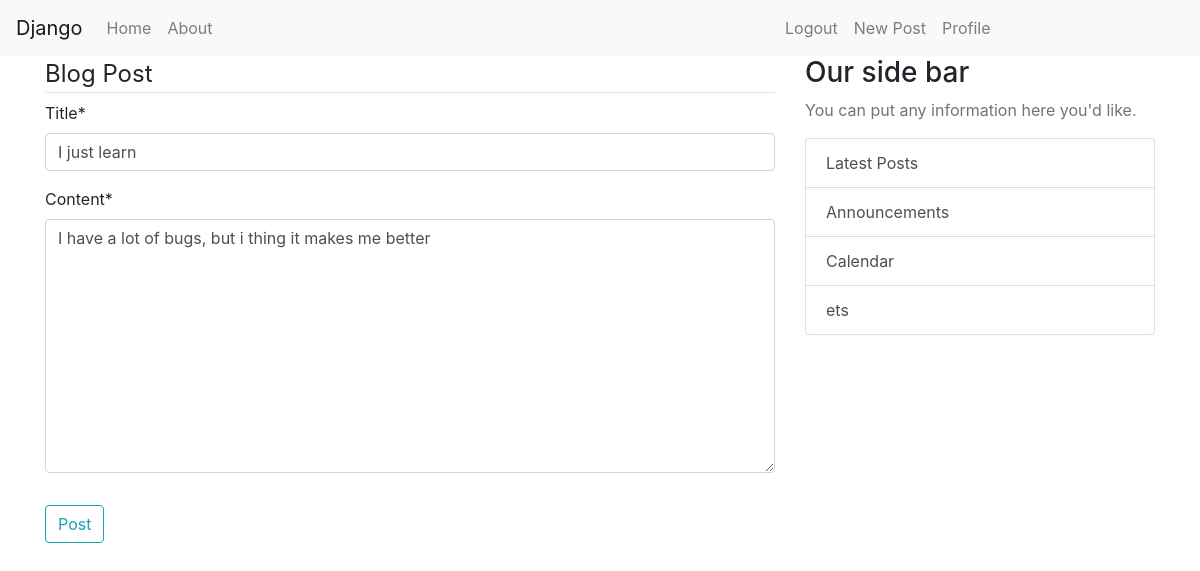
Page /post/1/update (signed in) on the committed database.
### blog/models.py (models this page shows, shortened)
class Post(models.Model):
    title = models.CharField(max_length=100)
    content = models.TextField()
    date_posted = models.DateField(default=timezone.now())
    author = models.ForeignKey(User, on_delete=models.CASCADE)

### blog/views.py (the view, shortened to what this page needs)
# urls.py: path('post/<int:pk>/update', PostUpdateView.as_view(), name='post-update'),
class PostUpdateView(LoginRequiredMixin, UserPassesTestMixin, UpdateView):
    model = Post
    fields = ['title', 'content']
    def test_func(self):
        post = self.get_object()
        if self.request.user == post.author:
            return True
        return False

### blog/templates/Blog/post_form.html (shortened to what this page needs)
{% extends 'Blog/base.state.html' %}
{% load crispy_forms_filters %}
{% block content %}
<div class="content-section">
<form method="POST">
    <fieldset class="form-group">
        <legend class="border-bottom md-4">Blog Post</legend>
        {{ form|crispy}}
    </fieldset>
    <div class="form-group">
        <button class="btn btn-outline-info" type="submit">Post</button>
    </div>
</form>
</div>
{% endblock content %}

### rows in the picture
Post: title "I just learn", content "I have a lot of bugs, but i thing it makes me better"
